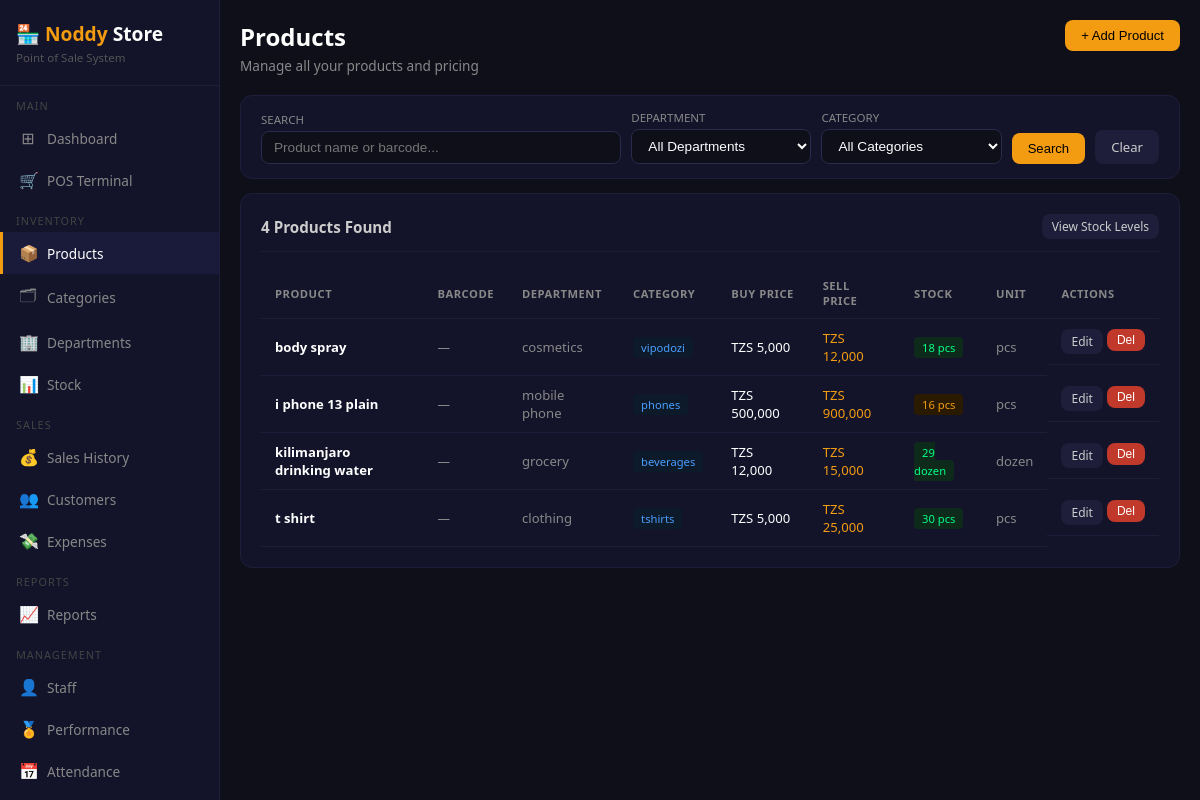
/products (signed in), run on the app's committed database.
### tables this page shows
CREATE TABLE products (
        id            INTEGER PRIMARY KEY AUTOINCREMENT,
        name          TEXT NOT NULL,
        barcode       TEXT UNIQUE,
        category_id   INTEGER,
        branch_id     INTEGER,
        buying_price  REAL DEFAULT 0,
        selling_price REAL DEFAULT 0,
        stock_qty     INTEGER DEFAULT 0,
        min_stock     INTEGER DEFAULT 5,
        unit          TEXT DEFAULT 'pcs',
        description   TEXT,
        active        INTEGER DEFAULT 1,
        created_at    TEXT DEFAULT CURRENT_TIMESTAMP,
        FOREIGN KEY (category_id) REFERENCES categories(id),
        FOREIGN KEY (branch_id)   REFERENCES branches(id)
    );

CREATE TABLE departments (
        id          INTEGER PRIMARY KEY AUTOINCREMENT,
        name        TEXT NOT NULL,
        description TEXT,
        branch_id   INTEGER,
        created_at  TEXT DEFAULT CURRENT_TIMESTAMP,
        FOREIGN KEY (branch_id) REFERENCES branches(id)
    );

CREATE TABLE categories (
        id            INTEGER PRIMARY KEY AUTOINCREMENT,
        name          TEXT NOT NULL,
        department_id INTEGER,
        description   TEXT,
        created_at    TEXT DEFAULT CURRENT_TIMESTAMP,
        FOREIGN KEY (department_id) REFERENCES departments(id)
    );

### app.py (the view)
@app.route('/products')
@login_required
def products():
    conn      = get_db()
    branch_id = session.get('branch_id')
    role      = session.get('role')
    search    = request.args.get('q','')
    cat_id    = request.args.get('cat','')
    dept_id   = request.args.get('dept','')
    query  = '''SELECT p.*,c.name as cat_name,d.name as dept_name,b.name as branch_name
                FROM products p
                LEFT JOIN categories c ON p.category_id=c.id
                LEFT JOIN departments d ON c.department_id=d.id
                LEFT JOIN branches b ON p.branch_id=b.id
                WHERE p.active=1'''
    params = []
    if role != 'admin':
        query += ' AND p.branch_id=?'; params.append(branch_id)
    if search:
        query += ' AND (p.name LIKE ? OR p.barcode LIKE ?)'; params += [f'%{search}%',f'%{search}%']
    if cat_id:
        query += ' AND p.category_id=?'; params.append(cat_id)
    if dept_id:
        query += ' AND d.id=?'; params.append(dept_id)
    query += ' ORDER BY p.name'
    prods    = conn.execute(query, params).fetchall()
    cats     = conn.execute('SELECT * FROM categories ORDER BY name').fetchall()
    depts    = conn.execute('SELECT * FROM departments ORDER BY name').fetchall()
    branches = conn.execute('SELECT * FROM branches').fetchall()
    conn.close()
    return render_template('products.html',
        prods=prods, cats=cats, depts=depts,
        branches=branches, search=search,
        cat_id=cat_id, dept_id=dept_id)

### app.py (called while the page is built)
def login_required(f):
    @wraps(f)
    def decorated(*args, **kwargs):
        if 'user_id' not in session:
            return redirect(url_for('login'))
        return f(*args, **kwargs)
    return decorated

### database.py (called while the page is built)
def get_db():
    conn = sqlite3.connect(DB)
    conn.row_factory = sqlite3.Row
    return conn

### templates/products.html (shortened to what this page needs)
{% extends 'base.html' %}
{% block content %}
<div class="page-header">
    <div>
        <h2>Products</h2>
        <p>Manage all your products and pricing</p>
    </div>
    <button class="btn btn-primary"
            onclick="document.getElementById('addModal').classList.add('show')">
        + Add Product
    </button>
</div>
<div class="card" style="padding:14px 20px;margin-bottom:14px;">
    <form method="GET" action="/products"
          style="display:flex;gap:10px;align-items:flex-end;flex-wrap:wrap;">
        <div style="flex:2;min-width:180px;">
            <label style="display:block;color:#888;font-size:0.72rem;margin-bottom:4px;text-transform:uppercase">Search</label>
            <input type="text" name="q" value="{{ search }}"
                   placeholder="Product name or barcode..."
                   style="width:100%;padding:8px 12px;background:#0f0f1a;border:1px solid #2a2a4a;border-radius:8px;color:#fff;outline:none;font-size:0.85rem;"/>
        </div>
        <div style="flex:1;min-width:140px;">
            <label style="display:block;color:#888;font-size:0.72rem;margin-bottom:4px;text-transform:uppercase">Department</label>
            <select name="dept" style="width:100%;padding:8px 12px;background:#0f0f1a;border:1px solid #2a2a4a;border-radius:8px;color:#fff;outline:none;font-size:0.85rem;">
                <option value="">All Departments</option>
            </select>
        </div>
        <div style="flex:1;min-width:140px;">
            <label style="display:block;color:#888;font-size:0.72rem;margin-bottom:4px;text-transform:uppercase">Category</label>
            <select name="cat" style="width:100%;padding:8px 12px;background:#0f0f1a;border:1px solid #2a2a4a;border-radius:8px;color:#fff;outline:none;font-size:0.85rem;">
                <option value="">All Categories</option>
            </select>
        </div>
        <button type="submit" class="btn btn-primary">Search</button>
        <a href="/products" class="btn btn-secondary">Clear</a>
    </form>
</div>
<div class="card">
    <div class="card-header">
        <h3>{{ prods|length }} Products Found</h3>
        <a href="/stock" class="btn btn-secondary btn-sm">View Stock Levels</a>
    </div>
    <table>
        <thead>
            <tr>
                <th>Product</th>
                <th>Barcode</th>
                <th>Department</th>
                <th>Category</th>
                <th>Buy Price</th>
                <th>Sell Price</th>
                <th>Stock</th>
                <th>Unit</th>
                <th>Actions</th>
            </tr>
        </thead>
        <tbody>
            {% for p in prods %}
            <tr>
                <td><strong>{{ p.name }}</strong></td>
                <td style="color:#888;font-size:0.78rem">{{ p.barcode or '—' }}</td>
                <td style="color:#888">{{ p.dept_name or '—' }}</td>
                <td><span class="badge badge-info">{{ p.cat_name or '—' }}</span></td>
                <td>TZS {{ "{:,.0f}".format(p.buying_price) }}</td>
                <td style="color:#f39c12">TZS {{ "{:,.0f}".format(p.selling_price) }}</td>
                <td>
                    <span class="badge badge-{% if p.stock_qty <= p.min_stock %}danger{% elif p.stock_qty <= p.min_stock*2 %}warning{% else %}success{% endif %}">
                        {{ p.stock_qty }} {{ p.unit }}
                    </span>
                </td>
                <td style="color:#888">{{ p.unit }}</td>
                <td style="display:flex;gap:4px;">
                    <a href="/products/edit/{{ p.id }}"
                       class="btn btn-secondary btn-sm">Edit</a>
                    <form method="POST" action="/products/delete/{{ p.id }}"
                          onsubmit="return confirm('Remove product?')"
                          style="display:inline">
                        <button class="btn btn-danger btn-sm">Del</button>
                    </form>
                </td>
            </tr>
            {% else %}
            <tr>
                <td colspan="9" style="text-align:center;color:#555;padding:32px">
                    No products found. Add your first product!
                </td>
            </tr>
            {% endfor %}
        </tbody>
    </table>
</div>
{% endblock %}

### templates/base.html (style rules this page uses)
* { margin:0;padding:0;box-sizing:border-box; }
body { background:#0f0f1a;color:#fff;font-family:'Segoe UI',sans-serif;display:flex;min-height:100vh; }
.page-header { margin-bottom:20px;display:flex;justify-content:space-between;align-items:flex-start; }
.page-header h2 { font-size:1.5rem;font-weight:600; }
.page-header p { color:#888;font-size:0.85rem;margin-top:3px; }
.card { background:#13132a;border-radius:12px;border:1px solid #1e1e3a;padding:20px;margin-bottom:16px; }
.card-header { display:flex;justify-content:space-between;align-items:center;margin-bottom:16px;padding-bottom:12px;border-bottom:1px solid #1e1e3a; }
.card-header h3 { font-size:0.95rem;color:#ccc; }
table { width:100%;border-collapse:collapse; }
th,td { padding:10px 14px;text-align:left;font-size:0.82rem;border-bottom:1px solid #1e1e3a; }
th { color:#888;text-transform:uppercase;font-size:0.7rem;letter-spacing:.5px; }
.btn { padding:8px 16px;border:none;border-radius:8px;cursor:pointer;font-size:0.82rem;font-weight:500;text-decoration:none;display:inline-block; }
.btn-primary { background:#f39c12;color:#000; }
.btn-danger { background:#c0392b;color:#fff; }
.btn-secondary { background:#1e1e3a;color:#ccc; }
.btn-sm { padding:4px 10px;font-size:0.75rem; }
.badge { padding:3px 8px;border-radius:4px;font-size:0.7rem;font-weight:500; }
.badge-success { background:#0d2a1a;color:#00ff88; }
.badge-warning { background:#2a1a00;color:#f39c12; }
.badge-info { background:#0d1a2a;color:#4a9eff; }

### data on the page
products: name "body spray", barcode "—", name "cosmetics", name "vipodozi", buying_price "5,000", selling_price "12,000", stock_qty "18", unit "pcs"
products: name "i phone 13 plain", barcode "—", name "mobile phone", name "phones", buying_price "500,000", selling_price "900,000", stock_qty "16", unit "pcs"
products: name "kilimanjaro drinking water", barcode "—", name "grocery", name "beverages", buying_price "12,000", selling_price "15,000", stock_qty "29", unit "dozen"
products: name "t shirt", barcode "—", name "clothing", name "tshirts", buying_price "5,000", selling_price "25,000", stock_qty "30", unit "pcs"

### other printed values
{{ prods|length }} "4"
